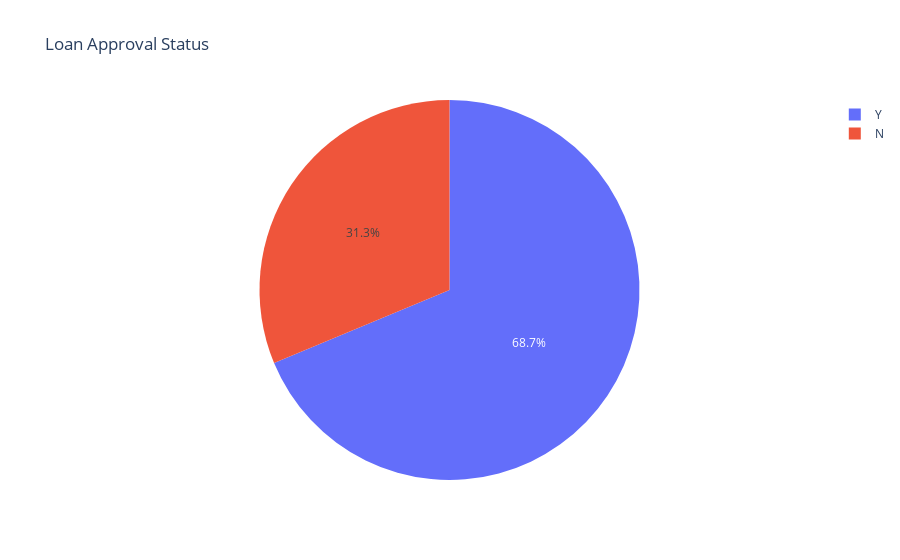

Write notebook code for a chart like this one.
### Code cell
import plotly.express as px

loan["Loan_Status"].value_counts()
loan_status_count = loan["Loan_Status"].value_counts()

fig_loan_status = px.pie(loan_status_count,names = loan_status_count.index , values = loan_status_count.values,title="Loan Approval Status")
fig_loan_status.show()

### Figure 1 — Plotly figure (JSON) as saved in the notebook; plotly's stock layout.template omitted (floating-point values rounded to 4 significant figures)
{"data": [{"domain": {"x": [0, 1], "y": [0, 1]}, "hovertemplate": "Loan_Status=%{label}<br>value=%{value}<extra></extra>", "labels": ["Y", "N"], "legendgroup": "", "name": "", "showlegend": true, "type": "pie", "values": [422, 192]}], "layout": {"autosize": true, "legend": {"tracegroupgap": 0}, "title": {"text": "Loan Approval Status"}}}
